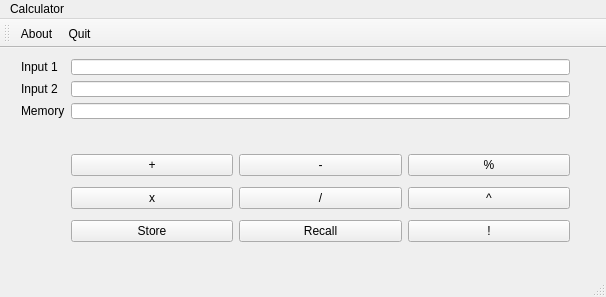
<?xml version="1.0" encoding="UTF-8"?>
<ui version="4.0">
 <class>MainWindow</class>
 <widget class="QMainWindow" name="MainWindow">
  <property name="geometry">
   <rect>
    <x>0</x>
    <y>0</y>
    <width>606</width>
    <height>297</height>
   </rect>
  </property>
  <property name="windowTitle">
   <string>MainWindow</string>
  </property>
  <widget class="QWidget" name="centralWidget">
   <widget class="QWidget" name="formLayoutWidget">
    <property name="geometry">
     <rect>
      <x>10</x>
      <y>0</y>
      <width>571</width>
      <height>82</height>
     </rect>
    </property>
    <layout class="QFormLayout" name="formLayout">
     <item row="0" column="0">
      <widget class="QLabel" name="label">
       <property name="text">
        <string>Input 1</string>
       </property>
      </widget>
     </item>
     <item row="1" column="0">
      <widget class="QLabel" name="label_2">
       <property name="text">
        <string>Input 2</string>
       </property>
      </widget>
     </item>
     <item row="2" column="0">
      <widget class="QLabel" name="label_3">
       <property name="text">
        <string>Memory</string>
       </property>
      </widget>
     </item>
     <item row="0" column="1">
      <widget class="QLineEdit" name="LE_1"/>
     </item>
     <item row="1" column="1">
      <widget class="QLineEdit" name="LE_2"/>
     </item>
     <item row="2" column="1">
      <widget class="QLineEdit" name="LE_3"/>
     </item>
    </layout>
   </widget>
   <widget class="QWidget" name="gridLayoutWidget">
    <property name="geometry">
     <rect>
      <x>60</x>
      <y>90</y>
      <width>521</width>
      <height>121</height>
     </rect>
    </property>
    <layout class="QGridLayout" name="gridLayout">
     <item row="1" column="2">
      <widget class="QPushButton" name="P_Power">
       <property name="text">
        <string>^</string>
       </property>
      </widget>
     </item>
     <item row="1" column="1">
      <widget class="QPushButton" name="P_Divide">
       <property name="text">
        <string>/</string>
       </property>
      </widget>
     </item>
     <item row="2" column="2">
      <widget class="QPushButton" name="P_Factorial">
       <property name="text">
        <string>!</string>
       </property>
      </widget>
     </item>
     <item row="2" column="1">
      <widget class="QPushButton" name="P_Recall">
       <property name="text">
        <string>Recall</string>
       </property>
      </widget>
     </item>
     <item row="1" column="0">
      <widget class="QPushButton" name="P_Multiply">
       <property name="text">
        <string>x</string>
       </property>
      </widget>
     </item>
     <item row="2" column="0">
      <widget class="QPushButton" name="P_Store">
       <property name="text">
        <string>Store</string>
       </property>
      </widget>
     </item>
     <item row="0" column="0">
      <widget class="QPushButton" name="P_Add">
       <property name="text">
        <string>+</string>
       </property>
      </widget>
     </item>
     <item row="0" column="1">
      <widget class="QPushButton" name="P_Subtract">
       <property name="text">
        <string>-</string>
       </property>
      </widget>
     </item>
     <item row="0" column="2">
      <widget class="QPushButton" name="P_Modulo">
       <property name="text">
        <string>%</string>
       </property>
      </widget>
     </item>
    </layout>
   </widget>
  </widget>
  <widget class="QMenuBar" name="menuBar">
   <property name="geometry">
    <rect>
     <x>0</x>
     <y>0</y>
     <width>606</width>
     <height>26</height>
    </rect>
   </property>
   <widget class="QMenu" name="menuCalculator">
    <property name="title">
     <string>Calculator</string>
    </property>
    <addaction name="actionAbout"/>
    <addaction name="actionQuit"/>
   </widget>
   <addaction name="menuCalculator"/>
  </widget>
  <widget class="QToolBar" name="mainToolBar">
   <attribute name="toolBarArea">
    <enum>TopToolBarArea</enum>
   </attribute>
   <attribute name="toolBarBreak">
    <bool>false</bool>
   </attribute>
   <addaction name="actionAbout"/>
   <addaction name="actionQuit"/>
  </widget>
  <widget class="QStatusBar" name="statusBar"/>
  <action name="actionAbout">
   <property name="text">
    <string>About</string>
   </property>
   <property name="shortcut">
    <string>Ctrl+A</string>
   </property>
  </action>
  <action name="actionQuit">
   <property name="text">
    <string>Quit</string>
   </property>
   <property name="shortcut">
    <string>Ctrl+W</string>
   </property>
  </action>
 </widget>
 <layoutdefault spacing="6" margin="11"/>
 <resources/>
 <connections/>
</ui>
